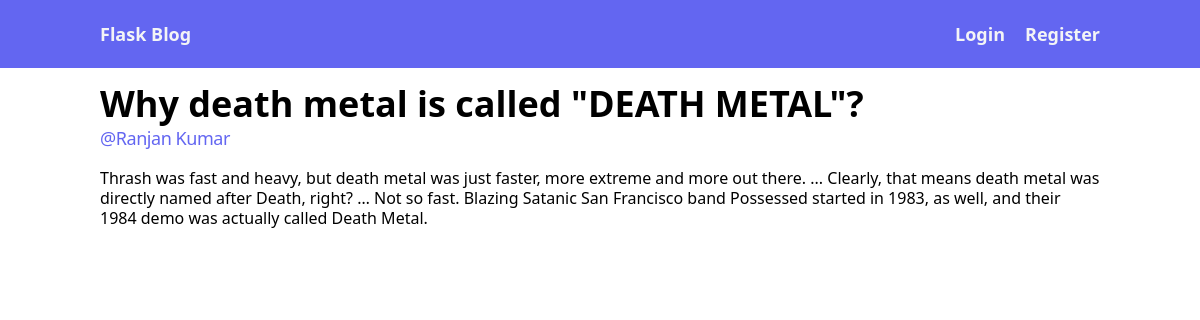
Screenshot of /post/8 with the database file from the repository.
### flaskblog/models.py (models this page shows, shortened)
class Post(db.Model):
    id = db.Column(db.Integer, primary_key=True)
    title = db.Column(db.String(100), nullable=False)
    date_posted = db.Column(db.DateTime, nullable=False,
                            default=datetime.utcnow)
    content = db.Column(db.Text, nullable=False)
    user_id = db.Column(db.Integer, db.ForeignKey('user.id'), nullable=False)

class User(db.Model, UserMixin):
    id = db.Column(db.Integer, primary_key=True)
    name = db.Column(db.String(20), unique=True, nullable=False)
    email = db.Column(db.String(120), unique=True, nullable=False)
    image_file = db.Column(db.String(20), nullable=True, default='default.jpg')
    password = db.Column(db.String(60), nullable=False)
    posts = db.relationship('Post', backref='author', lazy=True)

### flaskblog/post/routes.py (the view)
@ post.route('/post/<id>', methods=['GET', 'POST'])
def get_post(id):
    post = Post.query.get(id)
    return render_template('post.html', title=post.title, post=post)

### flaskblog/templates/post.html (shortened to what this page needs)
{% extends "base.html" %} {% block content %}
<article class="w-full">
    <div class="mb-4">
        <h2 class="sm:text-4xl mt-2 text-3xl leading-tight font-semibold">
            {{post.title}}
        </h2>
        <a
            href="/user/profile/{{post.author.id}} "
            class="text-indigo-500 font-medium tracking-tight text-lg"
            >@{{post.author.name}}</a
        >
    </div>
    <div class="leading-tight">{{post.content}}</div>
</article>
{% endblock %}

### rows the page displays
Post: title "Why death metal is called \"DEATH METAL\"?", content "Thrash was fast and heavy, but death metal was just faster, more extreme and more out there. ... Clearly, that means death metal was directly named after Death, right? … Not so fast. Blazing Satanic San Francisco band Possessed started in 1983, as well, and their 1984 demo was actually called Death Metal."
User: author.name "Ranjan Kumar"
